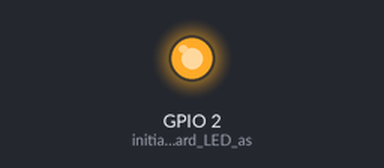
A sketch run on a simulated ESP8266 (Wemos D1 mini). On the bench: output pins drawn as LEDs (lit = HIGH). A WiFi scan finds three made-up networks; what the sketch prints to the serial monitor is not drawn.

Above: at 1.0 s.
At 4.0 s:
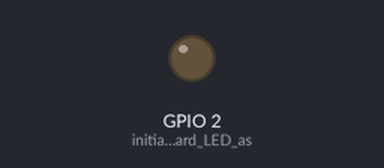
Timing chart, 0 to 7.8 s (numbered marks = the images above):
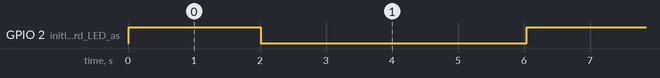

Measured:
- by itself, GPIO 2 (initialize_onboard_LED_as): alternates HIGH for 2.0 s and LOW for 4.0 s

The sketch:

WemosD1_ScanWifi.ino
```cpp
#include <ESP8266WiFi.h>
#include <WiFiClient.h>

void setup(void) {
  pinMode(BUILTIN_LED, OUTPUT);  // initialize onboard LED as output
  Serial.begin(115200);

  uint32_t realSize = ESP.getFlashChipRealSize();
  uint32_t ideSize = ESP.getFlashChipSize();
  FlashMode_t ideMode = ESP.getFlashChipMode();

  Serial.printf("Flash real id:   %08X\n", ESP.getFlashChipId());
  Serial.printf("Flash real size: %u\n\n", realSize);

  Serial.printf("Flash ide  size: %u\n", ideSize);
  Serial.printf("Flash ide speed: %u\n", ESP.getFlashChipSpeed());
  Serial.printf("Flash ide mode:  %s\n", (ideMode == FM_QIO ? "QIO" : ideMode == FM_QOUT ? "QOUT" : ideMode == FM_DIO ? "DIO" : ideMode == FM_DOUT ? "DOUT" : "UNKNOWN"));

  if (ideSize != realSize) {
    Serial.println("Flash Chip configuration wrong!\n");
  } else {
    Serial.println("Flash Chip configuration ok.\n");
  }

  // Set WiFi to station mode and disconnect from an AP if it was previously connected
  WiFi.mode(WIFI_STA);
  WiFi.disconnect();
}

void loop() {


  digitalWrite(BUILTIN_LED, HIGH);  // turn on LED with voltage HIGH
  delay(2000);                      // wait one second
  digitalWrite(BUILTIN_LED, LOW);   // turn off LED with voltage LOW
  delay(2000);                      // wait one second

    // WiFi.scanNetworks will return the number of networks found
  int n = WiFi.scanNetworks();
  Serial.println("scan done");
  if (n == 0)
    Serial.println("no networks found");
  else
  {
    Serial.print(n);
    Serial.println(" networks found");
    for (int i = 0; i < n; ++i)
    {
      // Print SSID and RSSI for each network found
      Serial.print(i + 1);
      Serial.print(": ");
      Serial.print(WiFi.SSID(i));
      Serial.print(" (");
      Serial.print(WiFi.RSSI(i));
      Serial.print(")");
      Serial.println((WiFi.encryptionType(i) == ENC_TYPE_NONE)?" ":"*");
      delay(10);
    }
  }
  Serial.println("");
}
```
